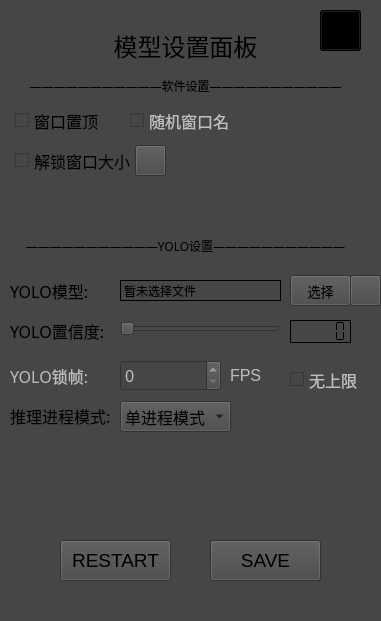
   <widget class="QWidget" name="settingsPanel" native="true">
    <property name="geometry">
     <rect>
      <x>1320</x>
      <y>0</y>
      <width>381</width>
      <height>621</height>
     </rect>
    </property>
    <property name="font">
     <font>
      <family>Microsoft YaHei</family>
      <pointsize>12</pointsize>
     </font>
    </property>
    <property name="contextMenuPolicy">
     <enum>Qt::ContextMenuPolicy::NoContextMenu</enum>
    </property>
    <property name="styleSheet">
     <string notr="true">background-color: rgb(70, 70, 70);</string>
    </property>
    <widget class="QLabel" name="label">
     <property name="geometry">
      <rect>
       <x>100</x>
       <y>30</y>
       <width>171</width>
       <height>31</height>
      </rect>
     </property>
     <property name="font">
      <font>
       <family>微软雅黑</family>
       <pointsize>18</pointsize>
      </font>
     </property>
     <property name="text">
      <string>模型设置面板</string>
     </property>
     <property name="alignment">
      <set>Qt::AlignmentFlag::AlignCenter</set>
     </property>
    </widget>
    <widget class="QLabel" name="label_7">
     <property name="geometry">
      <rect>
       <x>10</x>
       <y>320</y>
       <width>101</width>
       <height>21</height>
      </rect>
     </property>
     <property name="font">
      <font>
       <family>Microsoft YaHei</family>
       <pointsize>12</pointsize>
      </font>
     </property>
     <property name="text">
      <string>YOLO置信度:</string>
     </property>
    </widget>
    <widget class="QSlider" name="confSlider">
     <property name="geometry">
      <rect>
       <x>120</x>
       <y>320</y>
       <width>160</width>
       <height>18</height>
      </rect>
     </property>
     <property name="font">
      <font>
       <family>Microsoft YaHei UI</family>
       <pointsize>12</pointsize>
      </font>
     </property>
     <property name="maximum">
      <number>100</number>
     </property>
     <property name="orientation">
      <enum>Qt::Orientation::Horizontal</enum>
     </property>
    </widget>
    <widget class="QLCDNumber" name="confNumber">
     <property name="geometry">
      <rect>
       <x>290</x>
       <y>320</y>
       <width>61</width>
       <height>23</height>
      </rect>
     </property>
     <property name="font">
      <font>
       <family>Microsoft YaHei UI</family>
       <pointsize>12</pointsize>
      </font>
     </property>
     <property name="styleSheet">
      <string notr="true"/>
     </property>
     <property name="frameShape">
      <enum>QFrame::Shape::Box</enum>
     </property>
     <property name="frameShadow">
      <enum>QFrame::Shadow::Plain</enum>
     </property>
     <property name="lineWidth">
      <number>1</number>
     </property>
     <property name="digitCount">
      <number>5</number>
     </property>
     <property name="segmentStyle">
      <enum>QLCDNumber::SegmentStyle::Flat</enum>
     </property>
    </widget>
    <widget class="QPushButton" name="closeYoloSettingsButton">
     <property name="geometry">
      <rect>
       <x>320</x>
       <y>10</y>
       <width>41</width>
       <height>41</height>
      </rect>
     </property>
     <property name="cursor">
      <cursorShape>PointingHandCursor</cursorShape>
     </property>
     <property name="styleSheet">
      <string notr="true">background-color: rgb(0, 0, 0);</string>
     </property>
     <property name="text">
      <string/>
     </property>
     <property name="icon">
      <iconset>
       <normaloff>ico/close-modified.png</normaloff>ico/close-modified.png</iconset>
     </property>
     <property name="iconSize">
      <size>
       <width>28</width>
       <height>28</height>
      </size>
     </property>
    </widget>
    <widget class="QLabel" name="label_9">
     <property name="enabled">
      <bool>false</bool>
     </property>
     <property name="geometry">
      <rect>
       <x>10</x>
       <y>360</y>
       <width>91</width>
       <height>31</height>
      </rect>
     </property>
     <property name="font">
      <font>
       <family>Microsoft YaHei</family>
       <pointsize>12</pointsize>
      </font>
     </property>
     <property name="text">
      <string>YOLO锁帧:</string>
     </property>
    </widget>
    <widget class="QSpinBox" name="yoloFpsSetSpinBox">
     <property name="enabled">
      <bool>false</bool>
     </property>
     <property name="geometry">
      <rect>
       <x>120</x>
       <y>360</y>
       <width>101</width>
       <height>31</height>
      </rect>
     </property>
     <property name="alignment">
      <set>Qt::AlignmentFlag::AlignLeading|Qt::AlignmentFlag::AlignLeft|Qt::AlignmentFlag::AlignVCenter</set>
     </property>
    </widget>
    <widget class="QLabel" name="label_10">
     <property name="enabled">
      <bool>false</bool>
     </property>
     <property name="geometry">
      <rect>
       <x>230</x>
       <y>365</y>
       <width>31</width>
       <height>21</height>
      </rect>
     </property>
     <property name="font">
      <font>
       <family>Microsoft YaHei UI</family>
       <pointsize>12</pointsize>
      </font>
     </property>
     <property name="text">
      <string>FPS</string>
     </property>
    </widget>
    <widget class="QPushButton" name="RestartButton">
     <property name="geometry">
      <rect>
       <x>60</x>
       <y>540</y>
       <width>111</width>
       <height>41</height>
      </rect>
     </property>
     <property name="font">
      <font>
       <family>Microsoft YaHei UI</family>
       <pointsize>14</pointsize>
      </font>
     </property>
     <property name="text">
      <string>RESTART</string>
     </property>
    </widget>
    <widget class="QPushButton" name="saveButton">
     <property name="geometry">
      <rect>
       <x>210</x>
       <y>540</y>
       <width>111</width>
       <height>41</height>
      </rect>
     </property>
     <property name="font">
      <font>
       <family>Microsoft YaHei UI</family>
       <pointsize>14</pointsize>
      </font>
     </property>
     <property name="text">
      <string>SAVE</string>
     </property>
    </widget>
    <widget class="QLabel" name="label_11">
     <property name="geometry">
      <rect>
       <x>10</x>
       <y>280</y>
       <width>101</width>
       <height>21</height>
      </rect>
     </property>
     <property name="font">
      <font>
       <family>Microsoft YaHei</family>
       <pointsize>12</pointsize>
      </font>
     </property>
     <property name="text">
      <string>YOLO模型:</string>
     </property>
    </widget>
    <widget class="QLabel" name="modelFileLabel">
     <property name="geometry">
      <rect>
       <x>120</x>
       <y>280</y>
       <width>161</width>
       <height>21</height>
      </rect>
     </property>
     <property name="font">
      <font>
       <family>Cascadia Mono</family>
       <pointsize>9</pointsize>
      </font>
     </property>
     <property name="frameShape">
      <enum>QFrame::Shape::Box</enum>
     </property>
     <property name="text">
      <string>暂未选择文件</string>
     </property>
    </widget>
    <widget class="QPushButton" name="chooseModelButton">
     <property name="geometry">
      <rect>
       <x>290</x>
       <y>275</y>
       <width>61</width>
       <height>31</height>
      </rect>
     </property>
     <property name="font">
      <font>
       <family>Microsoft YaHei</family>
       <pointsize>10</pointsize>
      </font>
     </property>
     <property name="text">
      <string>选择</string>
     </property>
    </widget>
    <widget class="QLabel" name="label_17">
     <property name="geometry">
      <rect>
       <x>0</x>
       <y>230</y>
       <width>371</width>
       <height>31</height>
      </rect>
     </property>
     <property name="font">
      <font>
       <family>微软雅黑</family>
       <pointsize>9</pointsize>
      </font>
     </property>
     <property name="text">
      <string>———————————YOLO设置———————————</string>
     </property>
     <property name="alignment">
      <set>Qt::AlignmentFlag::AlignCenter</set>
     </property>
    </widget>
    <widget class="QLabel" name="label_18">
     <property name="geometry">
      <rect>
       <x>10</x>
       <y>400</y>
       <width>101</width>
       <height>31</height>
      </rect>
     </property>
     <property name="font">
      <font>
       <family>Microsoft YaHei</family>
       <pointsize>12</pointsize>
      </font>
     </property>
     <property name="text">
      <string>推理进程模式:</string>
     </property>
    </widget>
    <widget class="QComboBox" name="ProcessModeComboBox">
     <property name="geometry">
      <rect>
       <x>120</x>
       <y>401</y>
       <width>111</width>
       <height>31</height>
      </rect>
     </property>
     <property name="font">
      <font>
       <family>Microsoft YaHei</family>
       <pointsize>12</pointsize>
      </font>
     </property>
     <item>
      <property name="text">
       <string>单进程模式</string>
      </property>
     </item>
     <item>
      <property name="text">
       <string>多进程模式</string>
      </property>
     </item>
    </widget>
    <widget class="QLabel" name="label_19">
     <property name="geometry">
      <rect>
       <x>0</x>
       <y>70</y>
       <width>371</width>
       <height>31</height>
      </rect>
     </property>
     <property name="font">
      <font>
       <family>微软雅黑</family>
       <pointsize>9</pointsize>
      </font>
     </property>
     <property name="text">
      <string>———————————软件设置———————————</string>
     </property>
     <property name="alignment">
      <set>Qt::AlignmentFlag::AlignCenter</set>
     </property>
    </widget>
    <widget class="QCheckBox" name="topWindowCheckBox">
     <property name="geometry">
      <rect>
       <x>15</x>
       <y>110</y>
       <width>91</width>
       <height>21</height>
      </rect>
     </property>
     <property name="font">
      <font>
       <family>Microsoft YaHei</family>
       <pointsize>12</pointsize>
      </font>
     </property>
     <property name="text">
      <string>窗口置顶</string>
     </property>
    </widget>
    <widget class="QLabel" name="label_8">
     <property name="geometry">
      <rect>
       <x>240</x>
       <y>407</y>
       <width>21</width>
       <height>21</height>
      </rect>
     </property>
     <property name="sizePolicy">
      <sizepolicy hsizetype="Fixed" vsizetype="Fixed">
       <horstretch>0</horstretch>
       <verstretch>0</verstretch>
      </sizepolicy>
     </property>
     <property name="toolTip">
      <string>保存后重启生效</string>
     </property>
     <property name="text">
      <string/>
     </property>
     <property name="pixmap">
      <pixmap>ico/warningtriangle_87535-modified.png</pixmap>
     </property>
     <property name="scaledContents">
      <bool>true</bool>
     </property>
    </widget>
    <widget class="QPushButton" name="reloadModelButton">
     <property name="geometry">
      <rect>
       <x>350</x>
       <y>275</y>
       <width>31</width>
       <height>31</height>
      </rect>
     </property>
     <property name="toolTip">
      <string>立即重新加载模型</string>
     </property>
     <property name="text">
      <string/>
     </property>
     <property name="icon">
      <iconset>
       <normaloff>ico/restartr-modified.png</normaloff>ico/restartr-modified.png</iconset>
     </property>
    </widget>
    <widget class="QCheckBox" name="topWindowCheckBox_2">
     <property name="enabled">
      <bool>false</bool>
     </property>
     <property name="geometry">
      <rect>
       <x>130</x>
       <y>110</y>
       <width>101</width>
       <height>21</height>
      </rect>
     </property>
     <property name="font">
      <font>
       <family>Microsoft YaHei</family>
       <pointsize>12</pointsize>
      </font>
     </property>
     <property name="text">
      <string>随机窗口名</string>
     </property>
    </widget>
    <widget class="QCheckBox" name="checkBox_2">
     <property name="enabled">
      <bool>false</bool>
     </property>
     <property name="geometry">
      <rect>
       <x>290</x>
       <y>370</y>
       <width>78</width>
       <height>19</height>
      </rect>
     </property>
     <property name="text">
      <string>无上限</string>
     </property>
    </widget>
    <widget class="QCheckBox" name="unlockWindowSizeCheckBox">
     <property name="enabled">
      <bool>true</bool>
     </property>
     <property name="geometry">
      <rect>
       <x>15</x>
       <y>150</y>
       <width>121</width>
       <height>21</height>
      </rect>
     </property>
     <property name="font">
      <font>
       <family>Microsoft YaHei</family>
       <pointsize>12</pointsize>
      </font>
     </property>
     <property name="text">
      <string>解锁窗口大小</string>
     </property>
    </widget>
    <widget class="QLabel" name="label_28">
     <property name="geometry">
      <rect>
       <x>170</x>
       <y>150</y>
       <width>21</width>
       <height>21</height>
      </rect>
     </property>
     <property name="sizePolicy">
      <sizepolicy hsizetype="Fixed" vsizetype="Fixed">
       <horstretch>0</horstretch>
       <verstretch>0</verstretch>
      </sizepolicy>
     </property>
     <property name="toolTip">
      <string>开发人员选项</string>
     </property>
     <property name="text">
      <string/>
     </property>
     <property name="pixmap">
      <pixmap>ico/warningtriangle_87535-modified.png</pixmap>
     </property>
     <property name="scaledContents">
      <bool>true</bool>
     </property>
    </widget>
    <widget class="QPushButton" name="resetSizeButton">
     <property name="geometry">
      <rect>
       <x>135</x>
       <y>145</y>
       <width>31</width>
       <height>31</height>
      </rect>
     </property>
     <property name="toolTip">
      <string>重置窗口大小</string>
     </property>
     <property name="text">
      <string/>
     </property>
     <property name="icon">
      <iconset>
       <normaloff>ico/restartr-modified.png</normaloff>ico/restartr-modified.png</iconset>
     </property>
    </widget>
   </widget>
